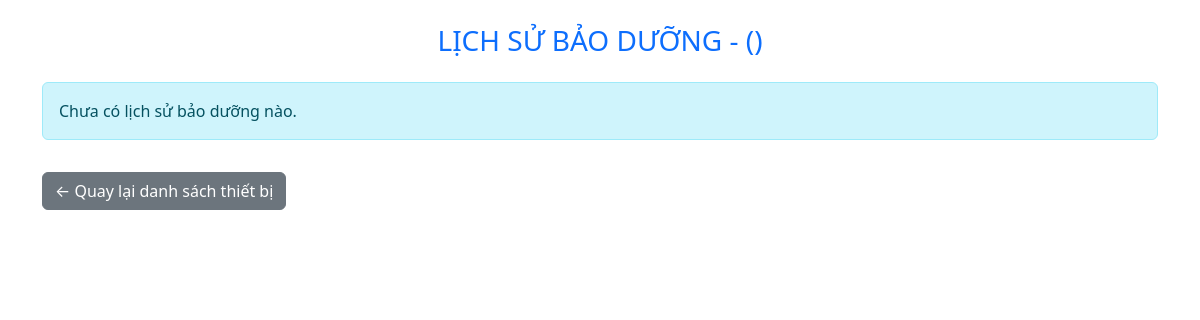
/device/90/history, run on an earlier commit of the app's database.
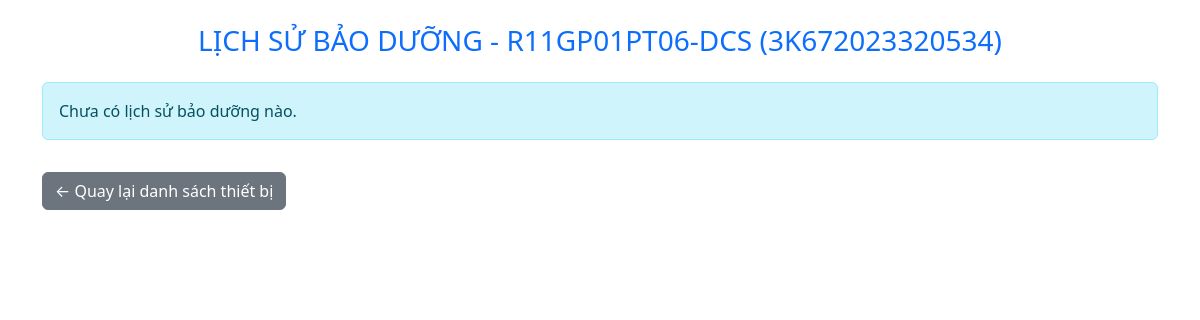
And on a later commit of the database.
### tables this page shows
CREATE TABLE devices (
    id INTEGER PRIMARY KEY AUTOINCREMENT,
    code TEXT,
    name TEXT,
    specs TEXT,
    category TEXT,
    manufacturer TEXT,
    year TEXT,
    date_in_use TEXT,
    status TEXT,
    location TEXT,
    link TEXT,
    stage TEXT
);

### app.py (the view)
@app.route('/device/<int:device_id>/history')
def device_history(device_id):
    conn = get_db()
    device = conn.execute('SELECT * FROM devices WHERE id = ?', (device_id,)).fetchone()
    history = conn.execute('SELECT * FROM maintenance_history WHERE device_id = ? ORDER BY date DESC', (device_id,)).fetchall()
    conn.close()
    return render_template('maintenance_history.html', device=device, history=history)

### app.py (called while the page is built)
def get_db():
    conn = sqlite3.connect(DB_FILE)
    conn.row_factory = sqlite3.Row
    return conn

### templates/maintenance_history.html (shortened to what this page needs)
<!DOCTYPE html>
<html lang="vi">
<head>
    <link href="https://cdn.jsdelivr.net/npm/bootstrap@5.3.0/dist/css/bootstrap.min.css" rel="stylesheet">
</head>
<body class="p-4">
  <div class="container">
    <h3 class="mb-4 text-primary text-center">LỊCH SỬ BẢO DƯỠNG - {{ device.code }} ({{ device.name }})</h3>
    {% if history %}
      <table class="table table-bordered table-striped table-hover">
        <thead class="table-light">
          <tr>
            <th>Thiết bị</th>
            <th>Ngày bảo dưỡng</th>
            <th>Nội dung</th>
            <th>Người thực hiện</th>
            <th>Ảnh</th>
          </tr>
        </thead>
        <tbody>
          {% for h in history %}
          <tr>
            <td>{{ device.code }} - {{ device.name }}</td>
            <td>{{ h.date }}</td>
            <td>{{ h.content }}</td>
            <td>{{ h.performed_by }}</td>
            <td class="text-center">
              {% if h.image_filename %}
                {% if '.jpg' in h.image_filename or '.jpeg' in h.image_filename or '.png' in h.image_filename or '.gif' in h.image_filename %}
                  <img src="{{ url_for('static', filename='uploads/' + h.image_filename) }}" style="max-width:100px;">
                {% else %}
                  <a href="{{ h.image_filename }}" target="_blank">Link ảnh</a>
                {% endif %}
              {% else %}
                -
              {% endif %}
            </td>
          </tr>
          {% endfor %}
        </tbody>
      </table>
    {% else %}
      <div class="alert alert-info">Chưa có lịch sử bảo dưỡng nào.</div>
    {% endif %}
    <a href="{{ url_for('index') }}" class="btn btn-secondary mt-3">← Quay lại danh sách thiết bị</a>
  </div>
</body>
</html>

What changed in the data, as far as the page shows it:
added devices: code "R11GP01PT06-DCS", name "3K672023320534"
